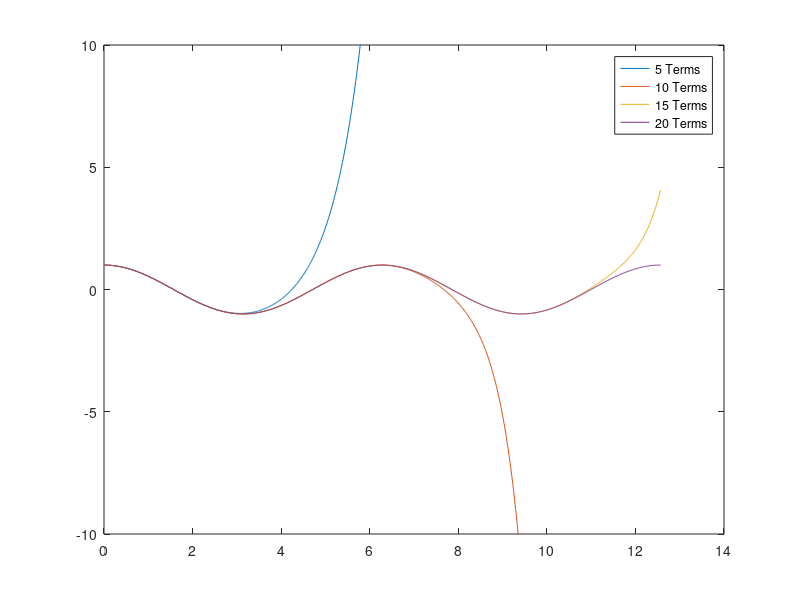

Write MATLAB code to recreate this figure.
% Student-authored problem sections from the original lab file.
% Course-provided examples omitted.
%% Problem 3
clc, clear, close all

Number = 643; %Input Number

%Find sign
if Number > 0
    numberSign = 0;
elseif Number < 0
    numberSign = 1;
    Number = abs(Number)
elseif Number == 0;
    doublePrecisionFormat = [0]
    return
end

%Calculate mantissa
j = 0;
while Number >= 2
    j = j + 1;
    a(j) = mod(Number, 2);
    Number = floor(Number/2);
end   
mantissaZeros = zeros(1, 52-numel(a));
mantissa = [fliplr(a) mantissaZeros];

%Calculate bias and exponent
exponent = j;
bias = exponent + 1023;
k = 0;
while bias >= 2
    k = k + 1;
    b(k) = mod(bias, 2);
    bias = floor(bias/2);
end
biasZeros = zeros(1, 10-numel(b));
biasVector = [bias fliplr(b) biasZeros];

%Final Vector
doublePrecisionFormat = [numberSign biasVector mantissa]
%% Problem 4
clc, clear, close all

%Define Terms
Terms = [5 10 15 20];
x = linspace(0, 4*pi(), 1000); %1000 steps between 0 and 4 PI
sum = zeros(4, numel(x));

%Calculate terms
i = 1;
while i <= 4
    k = 1;
    while k <= numel(x)
        j = 0;
        while j < Terms(i)
            term = (-1)^(j)*x(k)^(2*j)/factorial(2*j); %cos
            sum(i,k) = term + sum(i,k);
            j = j + 1;
        end
        k = k + 1;
    end
    i = i + 1;
end

%Plotting graphs
plot(x, sum(1,:))
hold on
plot(x, sum(2,:))
plot(x, sum(3,:))
plot(x, sum(4,:))
hold off

ylim([-10 10])
legend('5 Terms','10 Terms','15 Terms','20 Terms')

%Calculating error
xError = 2*pi();
i = 1;
while i <= 4
    j = 0;
    errorSum = 0;

    while j < Terms(i)
        term = (-1)^j*xError^(2*j)/factorial(2*j);
        errorSum = term + errorSum;
        j = j + 1;
    end

    truncationError(i) = abs(cos(xError) - errorSum);
    i = i + 1;
end

format short e
truncationError
